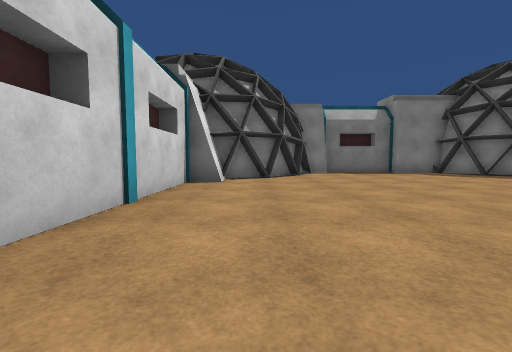
[1] (above)

15 first-person views from a walk through a Unity game level. The camera is 1.2 m above the floor, tilts 4° down and sees 90° across. The floor is counted in squares, 2 m on a side. Each view is taken from the middle of a square. On the plan, view 1 faces up. The plan holds only what a view shows up to about 9 squares ahead; the rest is blank. The place goes on beyond the plan. Flat ground stands in for the terrain. The player is left out. Door leaves are left out, so doorways stand open. Surface patterns are stand-ins for the level's own textures.

[2]
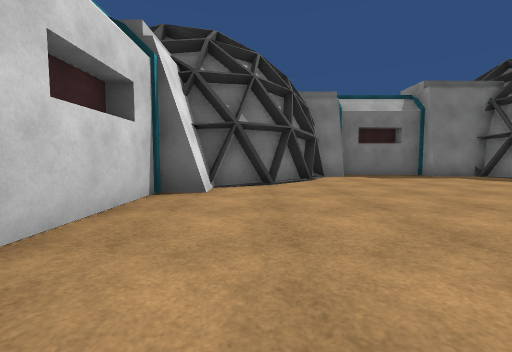

[3]
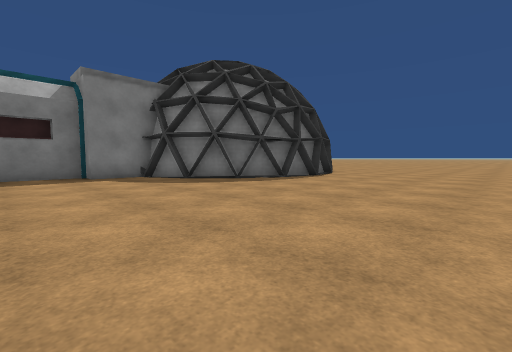

[4]
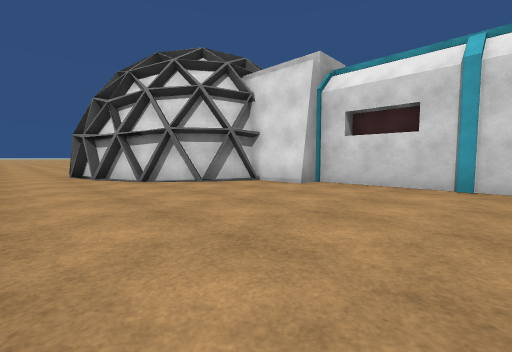

[5]
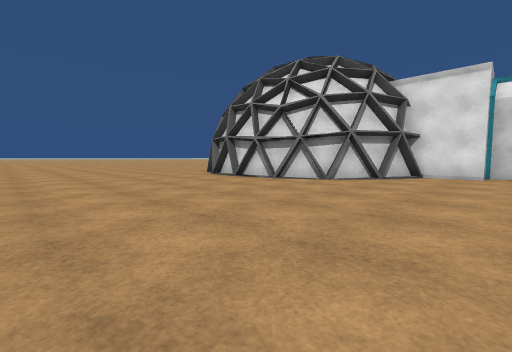

[6]
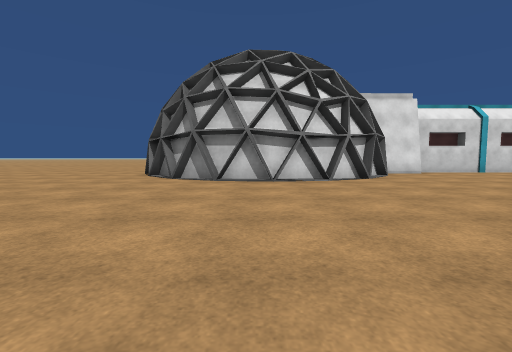

[7]
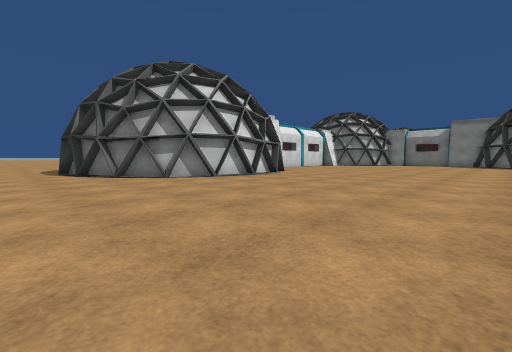

[8]
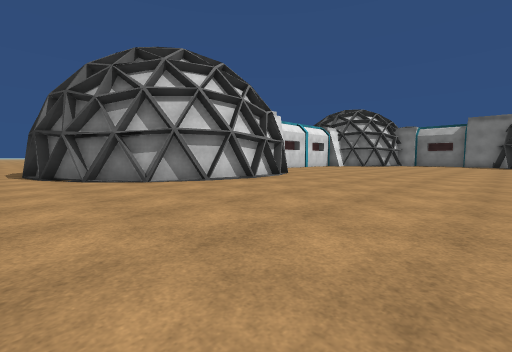

[9]
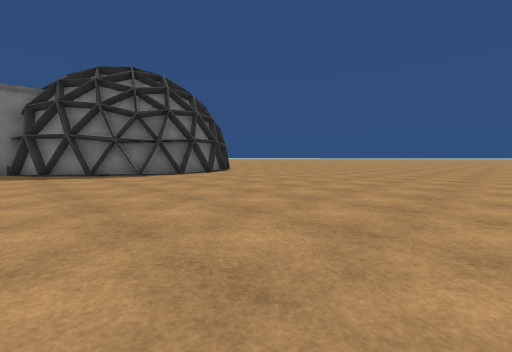

[10]
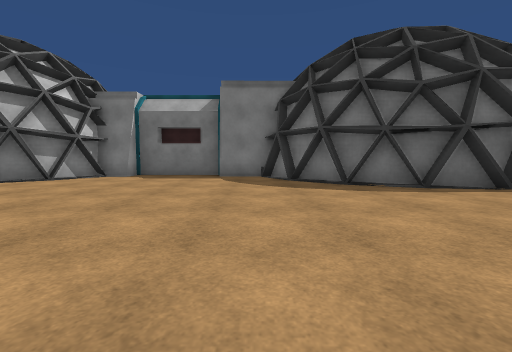

[11]
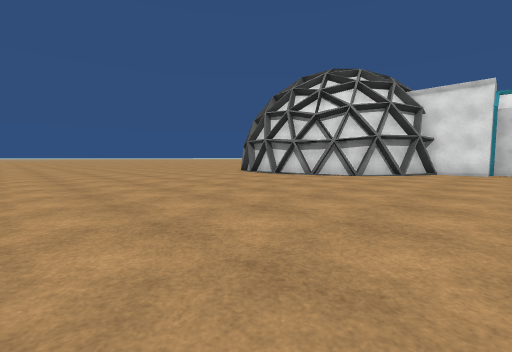

[12]
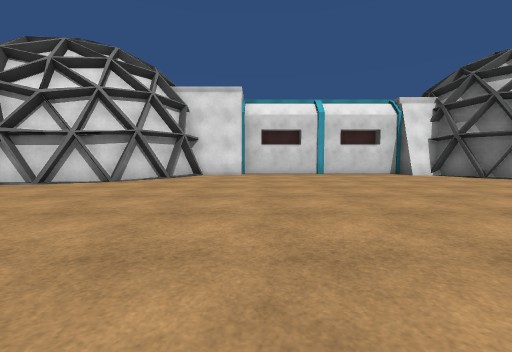

[13]
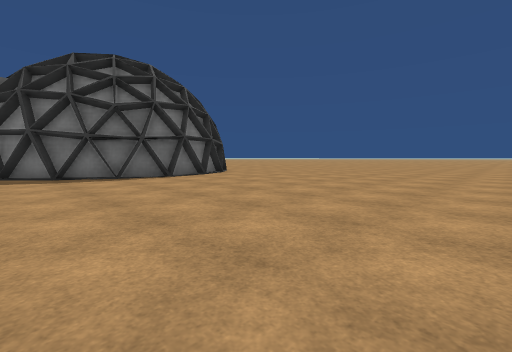

[14]
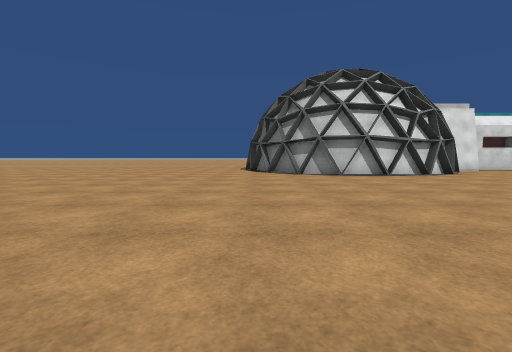

[15]
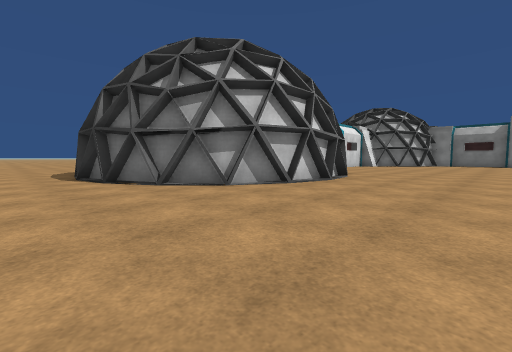

### Floor plan
Key: @ floor where view 1 was taken; # wall or solid block; . floor; D open door; B building.
Columns run from 6 left of view 1 to 11 right of it. Each row starts with its distance up from view 1.
 11       BBD#####BB
 10      BBB#.....BB
  9     BBBB......#BBB
  8     BBB........#BB
  7     D#...........#
  6     #.............
  5     #.............
  4     #.............
  3     #.............
  2     #.............
  1     #.............
  0     ##@...........
 -1      #............
 -2      BB...........
 -3      BBB.........
 -4      BBB#........
 -5       BBB........
 -6       BBB........
 -7       BB#........
 -8      BBB.........
 -9      BB..........
-10  .#BB#............
-11 .................
-12 ................

Positions as (right, up) in squares from view 1, and headings:
1: (0, 0), facing up
2: (0, 2), facing up
3: (4, 2), facing up-right
4: (4, 4), facing down-left
5: (8, 1), facing down-left
6: (9, -6), facing left
7: (9, -12), facing up-left
8: (8, -11), facing up-left
9: (7, -2), facing up-right
10: (7, 2), facing up
11: (10, 1), facing down-left
12: (8, 1), facing left
13: (8, -1), facing up-right
14: (11, -10), facing left
15: (6, -12), facing up-left
